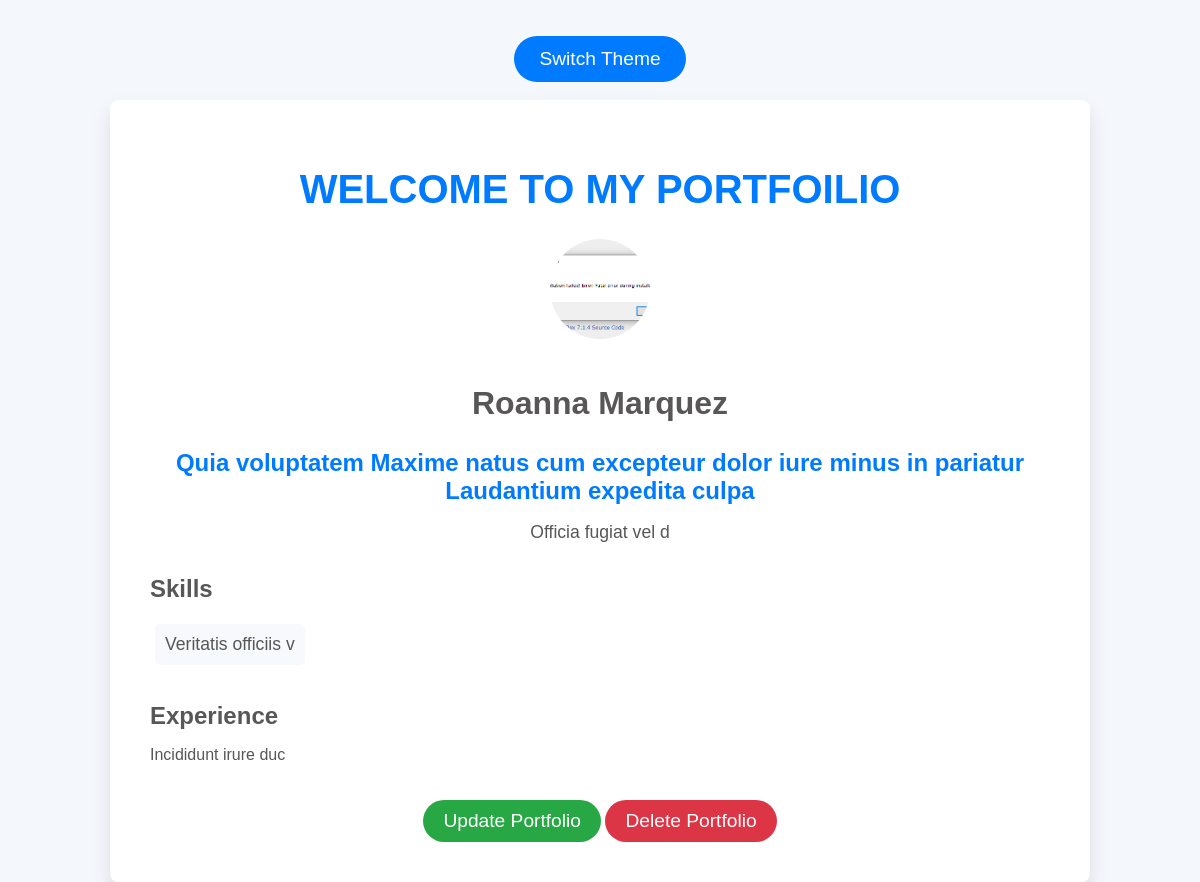
The page / on the database its author committed.
### app/models.py (models this page shows, shortened)
class PersonalInfo(models.Model):
    name = models.CharField(max_length=100)  # Full name
    profession = models.CharField(max_length=100)  # Job title or profession
    bio = models.TextField()  # Short biography
    skills = models.TextField()  # Comma-separated skills
    experience = models.TextField()  # Detailed experience
    profile_image = models.ImageField(upload_to='profile_images/', blank=True, null=True)  # Optional profile picture

### app/views.py (the view)
# urls.py: path('', views.portfolio_view, name='portfolio'),
def portfolio_view(request):
    info = PersonalInfo.objects.first()
    skills_list = info.skills.split(',') if info else []
    return render(request, 'portfolio/index.html', {'info': info, 'skills_list': skills_list})

### templates/portfolio/index.html (shortened to what this page needs)
{% block content %}
{% load static %}
<link id="theme-style" rel="stylesheet" href="{% static 'portfolio/light.css' %}">
<button onclick="switchTheme()" class="theme-switcher">Switch Theme</button>
<div class="portfolio-container">
    <header class="header">
        <h1 class="greeting">WELCOME TO MY PORTFOILIO</h1>
        {% if info.profile_image %}
        <img src="{{ info.profile_image.url }}" alt="{{ info.name }}'s Profile" class="profile-image">
    {% else %}
        <p>No profile image available.</p>
    {% endif %}
        <h2 class="name">{{ info.name }}</h2>
        <h3 class="profession">{{ info.profession }}</h3>
        <p class="bio">{{ info.bio }}</p>
    </header>
    <section class="skills-section">
        <h4 class="section-title">Skills</h4>
        <ul class="skills-list">
            {% for skill in skills_list %}
                <li class="skill-item">{{ skill }}</li>
            {% endfor %}
        </ul>
    </section>
    <section class="experience-section">
        <h4 class="section-title">Experience</h4>
        <p>{{ info.experience }}</p>
    </section>
    <div class="action-buttons">
        <a href="{% url 'update_portfolio' %}" class="button update">Update Portfolio</a>
        <a href="{% url 'delete_portfolio' %}" class="button delete" onclick="return confirm('Are you sure you want to delete this portfolio?')">Delete Portfolio</a>
    </div>
</div>
{% endblock %}

### static/portfolio/light.css (style rules this page uses)
h1, h2, h3 { color: var(--primary-color); }
button { padding: 10px 20px; background-color: var(--button-bg-color); color: var(--button-text-color); border: none; cursor: pointer; border-radius: 5px; transition: background-color 0.3s; }
.skill-item { background-color: var(--skill-item-bg-color); color: var(--text-color); padding: 8px 15px; margin: 5px; border-radius: 5px; display: inline-block; transition: background-color 0.3s; }

### templates/portfolio/index.html (style rules this page uses)
.profile-image { width: 100px; height: 100px; border-radius: 50%; object-fit: cover; margin-bottom: 20px; }
.portfolio-container { max-width: 900px; margin: 0 auto; padding: 40px; background-color: #fff; border-radius: 8px; box-shadow: 0 10px 20px rgba(0, 0, 0, 0.1); }
.header { text-align: center; margin-bottom: 30px; }
.greeting { font-size: 2.5em; color: var(--primary-color); }
.name { font-size: 2em; font-weight: bold; color: var(--text-color); }
.profession { font-size: 1.5em; color: var(--primary-color); margin-bottom: 15px; }
.bio { font-size: 1.1em; color: var(--text-color); }
.section-title { font-size: 1.5em; margin-bottom: 10px; color: var(--text-color); }
.skills-list { list-style-type: none; padding: 0; }
.skill-item { background-color: var(--skill-item-bg-color); margin: 5px; padding: 10px; border-radius: 5px; font-size: 1.1em; color: var(--text-color); transition: background-color 0.3s; }
.button { padding: 10px 20px; color: var(--button-text-color); text-decoration: none; border-radius: 25px; display: inline-block; font-size: 1.2em; margin-top: 20px; text-align: center; transition: background-color 0.3s, transform 0.3s; }
.update { background-color: #28a745; }
.delete { background-color: #dc3545; }
.action-buttons { text-align: center; }
.theme-switcher { background-color: var(--primary-color); color: var(--button-text-color); border: none; padding: 12px 25px; border-radius: 25px; font-size: 1.2em; cursor: pointer; margin-bottom: 30px; display: block; margin: 0 auto; transition: background-color 0.3s; }

### rows shown on the page
PersonalInfo: profile_image (picture), name "Roanna Marquez", profession "Quia voluptatem Maxime natus cum excepteur dolor iure minus in pariatur Laudantium expedita culpa", bio "Officia fugiat vel d", skills_list "Veritatis officiis v", experience "Incididunt irure duc"
